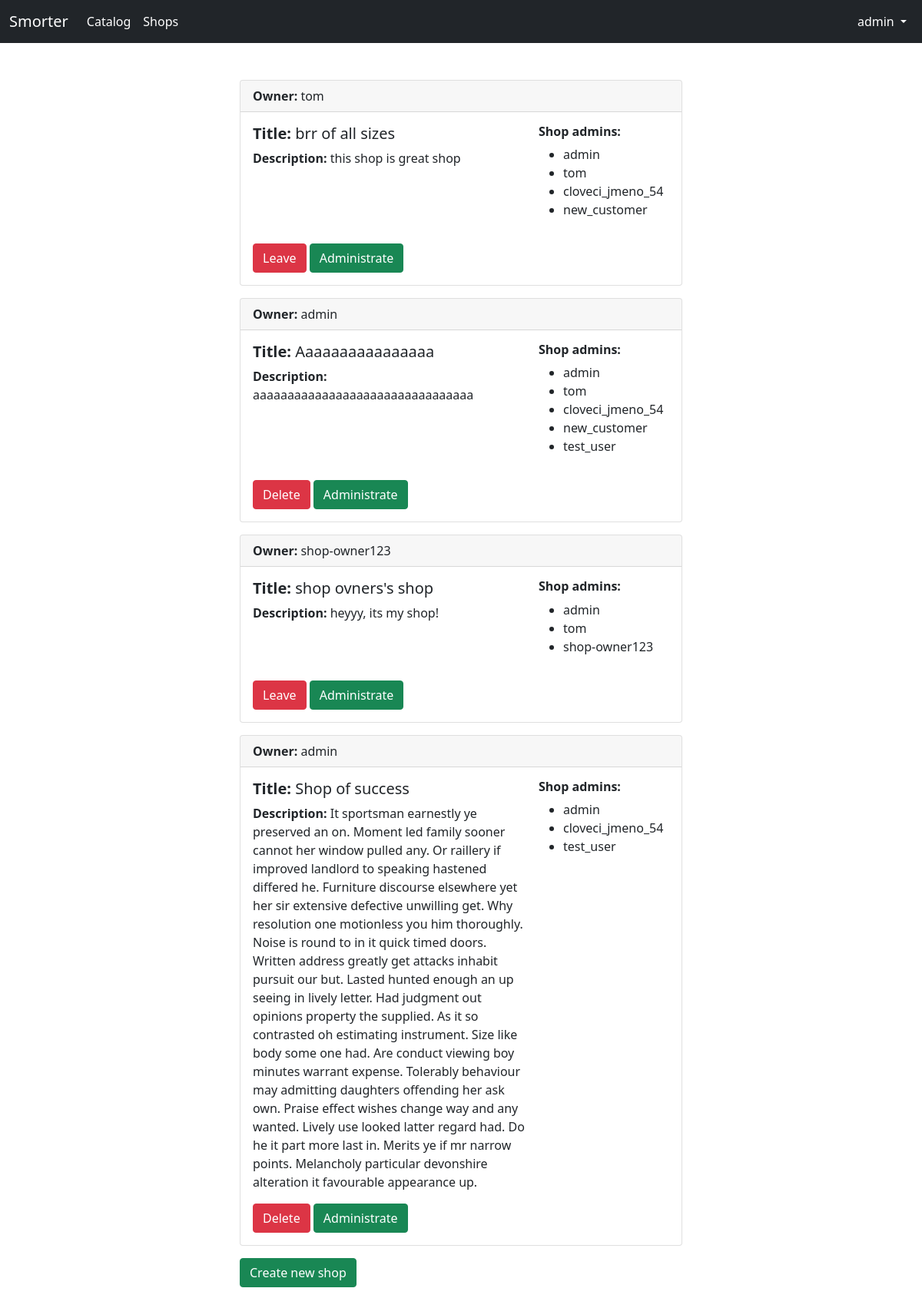
Page /myshops/ (signed in) on the earlier database version.
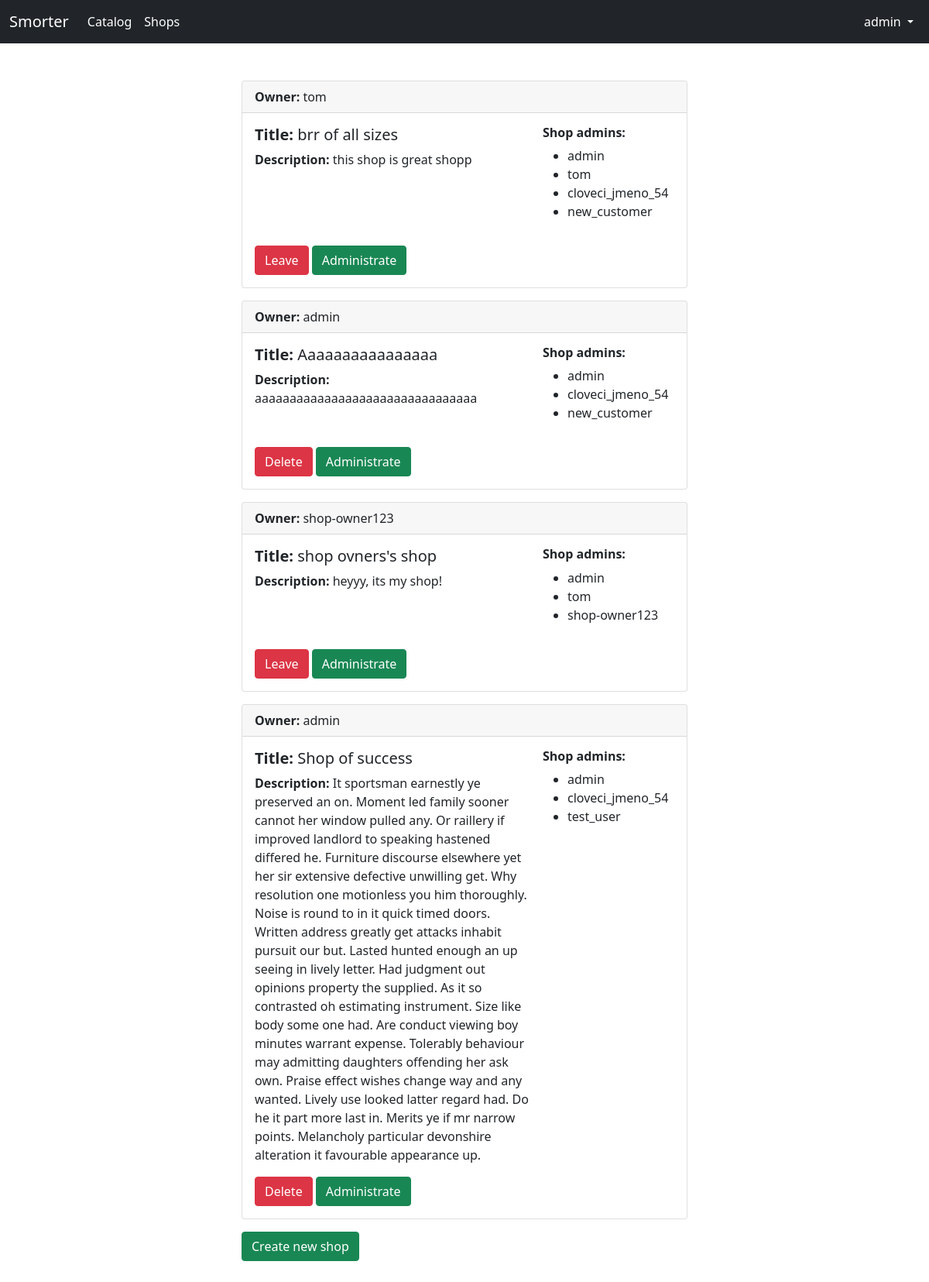
Same page on the later database version.
### eshop/models.py (models this page shows, shortened)
class Shop(models.Model):
    owner = models.ForeignKey(SmorterUser, null=True, blank=True, on_delete=models.CASCADE)
    title = models.CharField(max_length=100, null=False, blank=False, unique=True)
    description = models.TextField()
    admin_group = models.OneToOneField(SmorterGroup, null=True, blank=True, on_delete=models.SET_NULL)
    payment_methods = models.ManyToManyField(PaymentMethod, blank=False, null=False)
    shipment_methods = models.ManyToManyField(ShipmentMethod, blank=False, null=False)
    datetime = models.DateTimeField(default=datetime.datetime.now, blank=True)
    image = models.ImageField(upload_to=shop_img_path, null=True, blank=True)
    class Meta:
        ordering = ["owner"]

class SmorterUser(models.Model):
    user = models.OneToOneField(User, unique=True, null=False, blank=False, on_delete=models.CASCADE)
    groups = models.ManyToManyField(SmorterGroup)
    class Meta:
        ordering = ["user"]
    def __str__(self):
        return f"{self.user.username}"

### eshop/views.py (the view)
# urls.py: path('myshops/', views.my_shops, name="my_shops"),
def my_shops(request):
    shops = [a for tup in [list(Shop.objects.filter(admin_group__name=x.name)) for x in request.user.smorteruser.groups.all()] for a in tup]
    return render(request, 'eshop/myshops.html', {"shops":  shops})

### eshop/templates/eshop/myshops.html (shortened to what this page needs)
{% extends "base.html" %}
{% block content %}
<br><br>
<div class="container" style="width: 50%;">
    {% for shop in shops %}
        <div class="card mb-3">
            <div class="card-header"><strong>Owner:</strong> {{ shop.owner }}</div>
            <div class="card-body">
                <div class="row g-3 mb-3">
                    <div class="col-md-8">
                        <h5 class="card-title"><strong>Title:</strong> {{ shop.title }}</h5>
                        <p class="card-text"><strong>Description:</strong> {{ shop.description }}</p>
                    </div>
                    <div class="col-md-4">
                        <h6 class="card-text"><strong>Shop admins:</strong></h6>
                        <ul>
                            {% for admin in shop.admin_group.smorteruser_set.all %}
                            <li class="card-text">{{ admin }}</li>
                            {% endfor %}
                        </ul>
                    </div>
                </div>
                {% if shop.owner.user != user %}
                    <a href="#" class="btn btn-danger" data-bs-toggle="modal" data-bs-target="#confirmLeave{{ shop.id }}">Leave</a>
                {% else %}
                    <a href="#" class="btn btn-danger" data-bs-toggle="modal" data-bs-target="#confirmDelete{{ shop.id }}">Delete</a>
                {% endif %}
                <a href="{% url 'admin_shop' shop.id 'details' %}" class="btn btn-success">Administrate</a>
            </div>
        </div>
    {% endfor %}
    <a href="{% url 'create_shop' %}" class="btn btn-success" role="button">Create new shop</a>
</div>
<br><br>
{% endblock %}

Differences in the rows shown:
changed Shop "brr of all sizes": description "this shop is great shop" → "this shop is great shopp"
computed for Shop "Aaaaaaaaaaaaaaaa": loses SmorterUser (user.username "tom"); loses SmorterUser (user.username "test_user")
